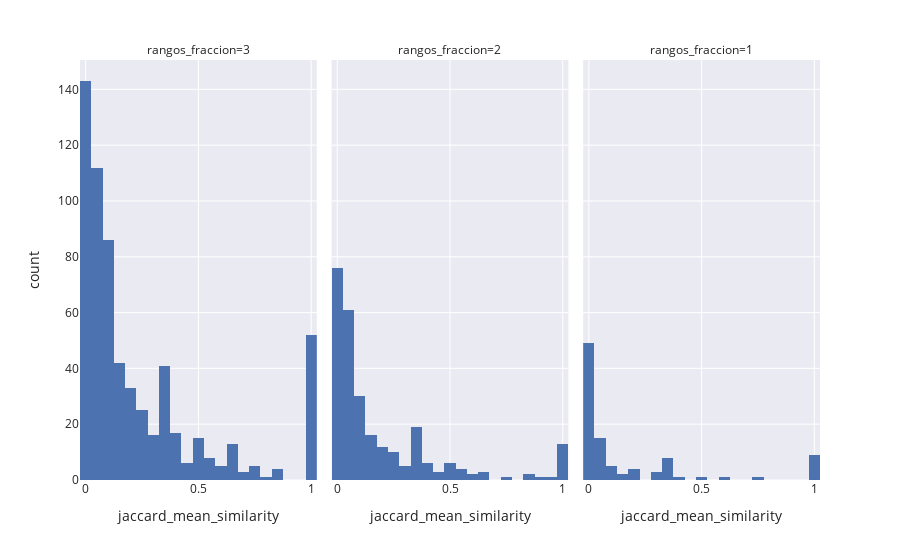

The cell this chart's notebook holds for it:
### Code cell
fig = px.histogram(all_data_infomap, x="jaccard_mean_similarity", facet_col="rangos_fraccion")
fig.show()

### Figure 1 — Plotly figure (JSON) as saved in the notebook; plotly's stock layout.template omitted (floating-point values rounded to 4 significant figures; data arrays with more than 128 entries replaced by an {"elided": "..."} marker saying what was removed)
{"data": [{"alignmentgroup": "True", "bingroup": "x", "hovertemplate": "rangos_fraccion=3<br>jaccard_mean_similarity=%{x}<br>count=%{y}<extra></extra>", "legendgroup": "", "marker": {"color": "rgb(76,114,176)", "pattern": {"shape": ""}}, "name": "", "offsetgroup": "", "orientation": "v", "showlegend": false, "type": "histogram", "x": {"elided": "627 float values"}, "xaxis": "x", "yaxis": "y"}, {"alignmentgroup": "True", "bingroup": "x", "hovertemplate": "rangos_fraccion=2<br>jaccard_mean_similarity=%{x}<br>count=%{y}<extra></extra>", "legendgroup": "", "marker": {"color": "rgb(76,114,176)", "pattern": {"shape": ""}}, "name": "", "offsetgroup": "", "orientation": "v", "showlegend": false, "type": "histogram", "x": {"elided": "316 float values"}, "xaxis": "x2", "yaxis": "y2"}, {"alignmentgroup": "True", "bingroup": "x", "hovertemplate": "rangos_fraccion=1<br>jaccard_mean_similarity=%{x}<br>count=%{y}<extra></extra>", "legendgroup": "", "marker": {"color": "rgb(76,114,176)", "pattern": {"shape": ""}}, "name": "", "offsetgroup": "", "orientation": "v", "showlegend": false, "type": "histogram", "x": {"elided": "198 float values"}, "xaxis": "x3", "yaxis": "y3"}], "layout": {"annotations": [{"font": {}, "showarrow": false, "text": "rangos_fraccion=3", "x": 0.16, "xanchor": "center", "xref": "paper", "y": 1, "yanchor": "bottom", "yref": "paper"}, {"font": {}, "showarrow": false, "text": "rangos_fraccion=2", "x": 0.5, "xanchor": "center", "xref": "paper", "y": 1, "yanchor": "bottom", "yref": "paper"}, {"font": {}, "showarrow": false, "text": "rangos_fraccion=1", "x": 0.84, "xanchor": "center", "xref": "paper", "y": 1, "yanchor": "bottom", "yref": "paper"}], "barmode": "relative", "legend": {"tracegroupgap": 0}, "margin": {"t": 60}, "xaxis": {"anchor": "y", "domain": [0, 0.32], "title": {"text": "jaccard_mean_similarity"}}, "xaxis2": {"anchor": "y2", "domain": [0.34, 0.66], "matches": "x", "title": {"text": "jaccard_mean_similarity"}}, "xaxis3": {"anchor": "y3", "domain": [0.68, 1.0], "matches": "x", "title": {"text": "jaccard_mean_similarity"}}, "yaxis": {"anchor": "x", "domain": [0, 1], "title": {"text": "count"}}, "yaxis2": {"anchor": "x2", "domain": [0, 1], "matches": "y", "showticklabels": false}, "yaxis3": {"anchor": "x3", "domain": [0, 1], "matches": "y", "showticklabels": false}}}
